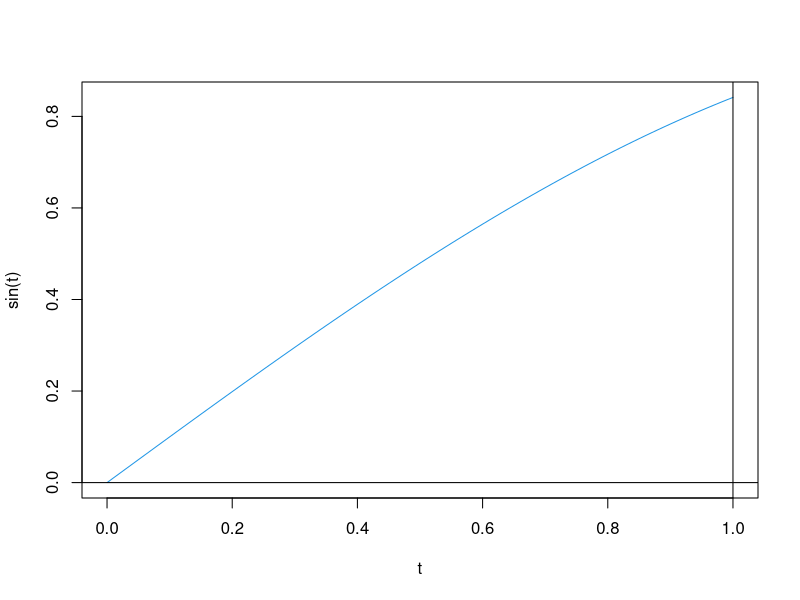

Reproduce this figure in R.
rm( list=ls() ) # Clears all
n = 10 ^ 6
t <- seq(0,1,.01)
plot( t, sin(t), type='l', col=4 )
abline( h=0 ); abline( v=1 )
u <- runif( n = n, 0, 1 )
mean( 4*sqrt(1-u^2) )*1
(sd( 4*sqrt(1-u^2) )*1)/sqrt(n )
